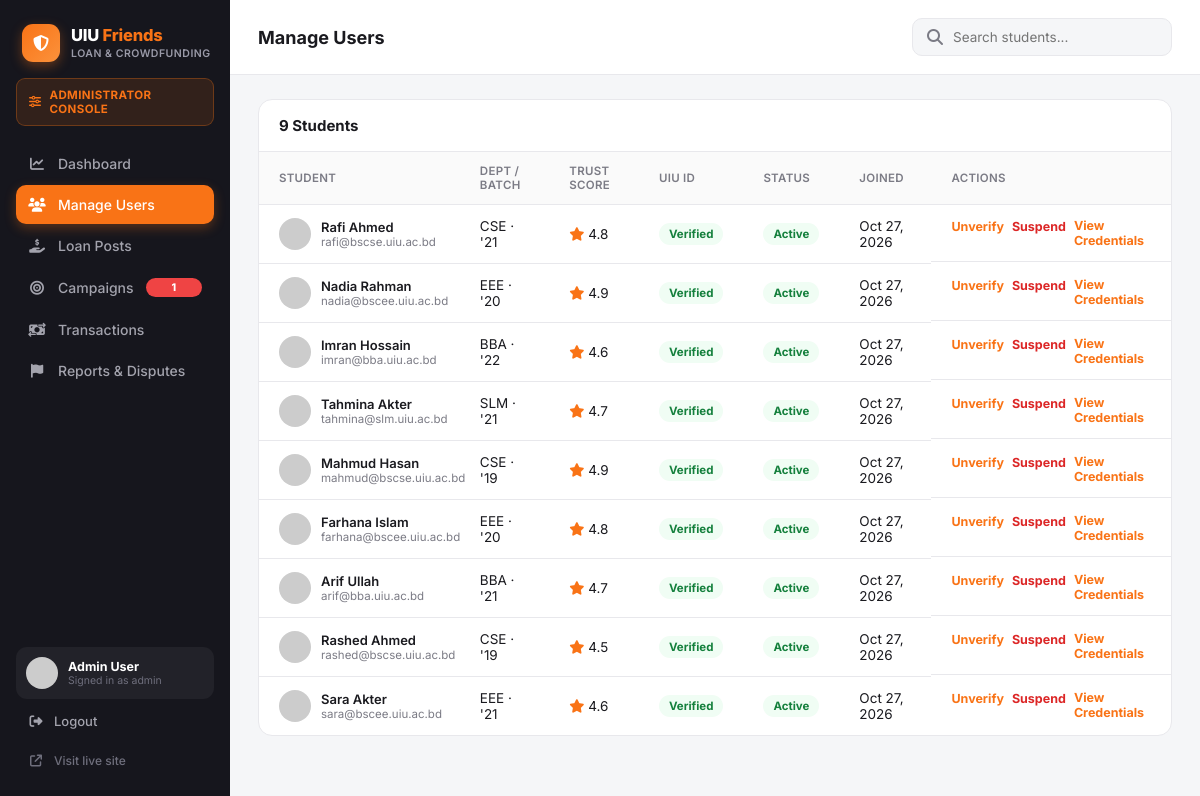
/admin/users.php (signed in), run on the app's committed database.
### tables this page shows
CREATE TABLE users (
    id                      INT AUTO_INCREMENT PRIMARY KEY,
    full_name               VARCHAR(120)  NOT NULL,
    email                   VARCHAR(150)  NOT NULL UNIQUE,
    password_hash           VARCHAR(255)  NOT NULL,
    student_id              VARCHAR(30)   NOT NULL UNIQUE,
    department              VARCHAR(20)   NOT NULL,
    batch                   VARCHAR(10)   NOT NULL,
    phone                   VARCHAR(20)   DEFAULT NULL,
    avatar                  VARCHAR(255)  DEFAULT 'assets/img/default-avatar.svg',
    role                    ENUM('user','admin') NOT NULL DEFAULT 'user',
    trust_score             DECIMAL(3,2)  NOT NULL DEFAULT 4.00,
    uiu_id_verified         TINYINT(1)    NOT NULL DEFAULT 0,
    email_verified          TINYINT(1)    NOT NULL DEFAULT 0,
    phone_verified          TINYINT(1)    NOT NULL DEFAULT 0,
    payment_linked          TINYINT(1)    NOT NULL DEFAULT 0,
    agreement_accepted      TINYINT(1)    NOT NULL DEFAULT 0,
    status                  ENUM('active','suspended') NOT NULL DEFAULT 'active',
    created_at              DATETIME      NOT NULL DEFAULT CURRENT_TIMESTAMP
);

### includes/functions.php (called while the page is built, shortened)
<?php
require_once __DIR__ . '/../config/db.php';
function current_admin(): ?array {
    global $pdo;
    $stmt = $pdo->prepare("SELECT * FROM users WHERE id = ? AND role = 'admin'");
    $stmt->execute([$_SESSION['admin_id']]);
    return $stmt->fetch() ?: null;
}
function e(?string $str): string {
    return htmlspecialchars($str ?? '', ENT_QUOTES, 'UTF-8');
}

### admin/users.php (the view, shortened to what this page needs)
<?php
require_once __DIR__ . '/../includes/functions.php';
$admin = current_admin();
$active = 'users.php';
$q = trim($_GET['q'] ?? '');
$sql = "SELECT * FROM users WHERE role='user'";
$params = [];
$sql .= " ORDER BY created_at DESC";
$stmt = $pdo->prepare($sql);
$stmt->execute($params);
$users = $stmt->fetchAll();
include __DIR__ . '/../includes/header.php';
?>
<div class="admin-shell">
  <?php include __DIR__ . '/includes/sidebar.php'; ?>
  <div class="admin-main">
    <div class="admin-topbar">
      <h1>Manage Users</h1>
      <form method="get" class="search-box"><i class="fa-solid fa-magnifying-glass"></i><input type="text" name="q" value="<?= e($q) ?>" placeholder="Search students..."></form>
    </div>
    <div class="admin-content">
      <div class="admin-table-card">
        <div class="head"><h3><?= count($users) ?> Students</h3></div>
        <table class="admin-table">
          <tr><th>Student</th><th>Dept / Batch</th><th>Trust Score</th><th>UIU ID</th><th>Status</th><th>Joined</th><th>Actions</th></tr>
          <?php foreach ($users as $us): ?>
          <tr>
            <td><div class="mini-user"><img src="<?= e($us['avatar']) ?>"><div><div class="n"><?= e($us['full_name']) ?></div><div class="s"><?= e($us['email']) ?></div></div></div></td>
            <td><?= e($us['department']) ?> · '<?= substr($us['batch'],-2) ?></td>
            <td><i class="fa-solid fa-star" style="color:#f97316;"></i> <?= number_format($us['trust_score'],1) ?></td>
            <td><?= $us['uiu_id_verified'] ? '<span class="pill pill-green">Verified</span>' : '<span class="pill pill-orange">Pending</span>' ?></td>
            <td><?= $us['status']==='active' ? '<span class="pill pill-green">Active</span>' : '<span class="pill pill-red">Suspended</span>' ?></td>
            <td><?= date('M d, Y', strtotime($us['created_at'])) ?></td>
            <td class="table-actions">
              <form method="post" class="inline"><button class="link-btn" type="submit"><?= $us['uiu_id_verified']?'Unverify':'Verify ID' ?></button></form>
              <form method="post" class="inline"><button class="link-btn danger" type="submit"><?= $us['status']==='active'?'Suspend':'Activate' ?></button></form>
              <a href="view_user.php?id=<?= $us['id'] ?>" class="link-btn">View Credentials</a>
            </td>
          </tr>
          <?php endforeach; ?>
        </table>
      </div>
    </div>
  </div>
</div>
</body>
</html>

### admin/includes/sidebar.php (shortened to what this page needs)
<?php
global $pdo;
$navPendingPosts = (int)$pdo->query("SELECT COUNT(*) c FROM loan_posts WHERE admin_status='pending'")->fetch()['c'];
$navPendingCamps = (int)$pdo->query("SELECT COUNT(*) c FROM campaigns WHERE admin_status='pending'")->fetch()['c'];
$navUnverified   = (int)$pdo->query("SELECT COUNT(*) c FROM users WHERE role='user' AND uiu_id_verified=0")->fetch()['c'];
$navOpenReports  = (int)$pdo->query("SELECT COUNT(*) c FROM reports WHERE status='open'")->fetch()['c'];
$nav = [
    'dashboard.php'    => ['icon' => 'fa-chart-line',         'label' => 'Dashboard',          'badge' => 0],
    'users.php'        => ['icon' => 'fa-users',              'label' => 'Manage Users',       'badge' => $navUnverified],
    'loan_posts.php'   => ['icon' => 'fa-hand-holding-dollar','label' => 'Loan Posts',         'badge' => $navPendingPosts],
    'campaigns.php'    => ['icon' => 'fa-bullseye',           'label' => 'Campaigns',          'badge' => $navPendingCamps],
    'transactions.php' => ['icon' => 'fa-money-bill-transfer','label' => 'Transactions',       'badge' => 0],
    'reports.php'      => ['icon' => 'fa-flag',               'label' => 'Reports & Disputes', 'badge' => $navOpenReports],
];
?>
<aside class="admin-sidebar">
  <a href="dashboard.php" class="admin-brand">
    <div class="admin-brand-mark"><i class="fa-solid fa-shield-halved"></i></div>
    <div class="admin-brand-text">
      <div class="admin-brand-name">UIU <span>Friends</span></div>
      <div class="admin-brand-sub">Loan &amp; Crowdfunding</div>
    </div>
  </a>
  <div class="admin-console-badge">
    <i class="fa-solid fa-sliders"></i>
    <span>Administrator Console</span>
  </div>
  <nav class="admin-nav">
    <?php foreach ($nav as $file => $item): ?>
      <a href="<?= $file ?>" class="<?= $active === $file ? 'active' : '' ?>">
        <i class="fa-solid <?= $item['icon'] ?>"></i>
        <span><?= $item['label'] ?></span>
        <?php if ($item['badge'] > 0): ?>
          <span class="admin-nav-badge"><?= $item['badge'] ?></span>
        <?php endif; ?>
      </a>
    <?php endforeach; ?>
  </nav>
  <div class="admin-userbox">
    <img src="<?= e($admin['avatar'] ?? '../assets/img/default-avatar.svg') ?>" alt="">
    <div class="admin-userbox-text">
      <div class="n"><?= e($admin['full_name'] ?? 'Administrator') ?></div>
      <div class="s">Signed in as admin</div>
    </div>
  </div>
  <a href="logout.php" class="admin-logout"><i class="fa-solid fa-right-from-bracket"></i> Logout</a>
  <a href="../home.php" target="_blank" class="admin-visit"><i class="fa-solid fa-arrow-up-right-from-square"></i> Visit live site</a>
</aside>

### assets/css/style.css (style rules this page uses)
:root { --orange: #f97316; --orange-dark: #ea580c; --sidebar-bg: #16161d; --sidebar-text: #a3a3ad; --sidebar-active: #f97316; --bg: #f5f6f8; --card-bg: #ffffff; --border: #e8e8ec; --text-dark: #1a1a1f; --text-muted: #7b7b85; --green: #16a34a; --radius: 14px; --shadow: 0 1px 3px rgba(0,0,0,.06), 0 1px 2px rgba(0,0,0,.04); }
* { box-sizing: border-box; }
body { margin: 0; font-family: 'Inter', -apple-system, BlinkMacSystemFont, 'Segoe UI', sans-serif; background: var(--bg); color: var(--text-dark); }
a { text-decoration: none; color: inherit; }
img { max-width: 100%; display: block; }
button { font-family: inherit; cursor: pointer; }
input, select, textarea { font-family: inherit; }
.search-box { display: flex; align-items: center; gap: 8px; background: var(--bg); border: 1px solid var(--border); border-radius: 10px; padding: 9px 14px; width: 260px; color: var(--text-muted); }
.search-box input { border: none; background: transparent; outline: none; width: 100%; font-size: 13.5px; color: var(--text-dark); }

### data on the page
users: full_name "Admin User"
users: full_name "Rafi Ahmed", email "rafi@bscse.uiu.ac.bd", department "CSE", batch "21", trust_score "4.8", uiu_id_verified "Verified", status "Active", created_at "Oct 27, 2026"
users: full_name "Nadia Rahman", email "nadia@bscee.uiu.ac.bd", department "EEE", batch "20", trust_score "4.9", uiu_id_verified "Verified", status "Active", created_at "Oct 27, 2026"
users: full_name "Imran Hossain", email "imran@bba.uiu.ac.bd", department "BBA", batch "22", trust_score "4.6", uiu_id_verified "Verified", status "Active", created_at "Oct 27, 2026"
users: full_name "Tahmina Akter", email "tahmina@slm.uiu.ac.bd", department "SLM", batch "21", trust_score "4.7", uiu_id_verified "Verified", status "Active", created_at "Oct 27, 2026"
users: full_name "Mahmud Hasan", email "mahmud@bscse.uiu.ac.bd", department "CSE", batch "19", trust_score "4.9", uiu_id_verified "Verified", status "Active", created_at "Oct 27, 2026"
users: full_name "Farhana Islam", email "farhana@bscee.uiu.ac.bd", department "EEE", batch "20", trust_score "4.8", uiu_id_verified "Verified", status "Active", created_at "Oct 27, 2026"
users: full_name "Arif Ullah", email "arif@bba.uiu.ac.bd", department "BBA", batch "21", trust_score "4.7", uiu_id_verified "Verified", status "Active", created_at "Oct 27, 2026"
users: full_name "Rashed Ahmed", email "rashed@bscse.uiu.ac.bd", department "CSE", batch "19", trust_score "4.5", uiu_id_verified "Verified", status "Active", created_at "Oct 27, 2026"
users: full_name "Sara Akter", email "sara@bscee.uiu.ac.bd", department "EEE", batch "21", trust_score "4.6", uiu_id_verified "Verified", status "Active", created_at "Oct 27, 2026"

### other printed values
$item['label'] "Dashboard"
$item['label'] "Manage Users"
$item['label'] "Loan Posts"
$item['label'] "Campaigns"
$item['badge'] "1"
$item['label'] "Transactions"
$item['label'] "Reports & Disputes"
count($users) "9"
